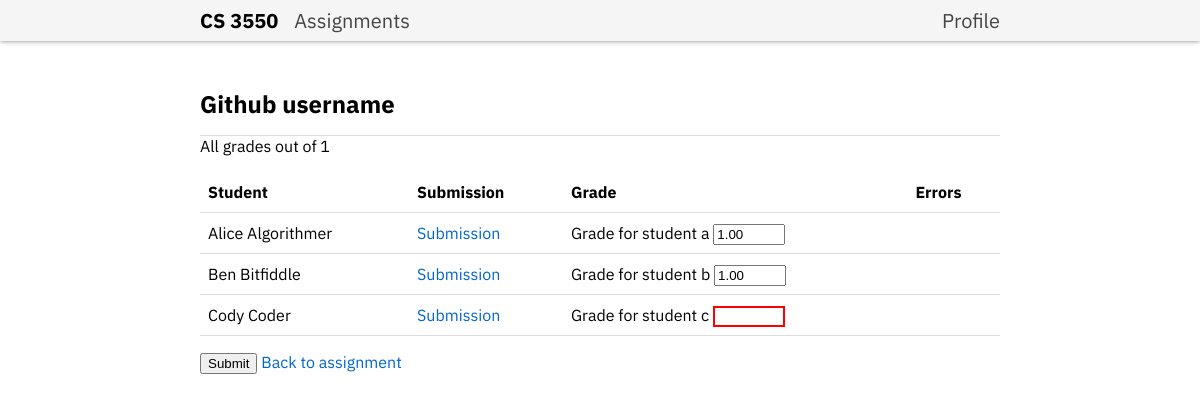
The page /1/submissions/ (signed in) on the database its author committed.
### grades/models.py (models this page shows, shortened)
class Assignment(models.Model):
    title = models.CharField(max_length=200)
    description = models.TextField()
    deadline = models.DateTimeField()
    weight = models.IntegerField()
    points = models.IntegerField()

class Submission(models.Model):
    assignment = models.ForeignKey(
        Assignment,
        on_delete=models.CASCADE
    )
    author = models.ForeignKey(
        User,
        on_delete=models.CASCADE,
        related_name='submission_set'
    )
    grader = models.ForeignKey(
        User,
        on_delete=models.SET_NULL,
        null=True,
        blank=True,
        related_name='graded_set'
    )
    file = models.FileField(upload_to='submissions/')
    score = models.DecimalField(
        max_digits=5,
        decimal_places=2,
        null=True,
        blank=True
    )

### grades/views.py (the view, shortened to what this page needs)
# urls.py: path('<int:assignment_id>/submissions/', views.submissions, name='submissions'),
@login_required
def submissions(request, assignment_id):
    user = request.user
    is_admin = user.is_superuser
    if not (is_ta(user) or is_admin):
        raise PermissionDenied("Only TAs can access the submissions page")
    assignment = get_object_or_404(models.Assignment, id=assignment_id)
    if is_admin:
        submissions = assignment.submission_set.all().order_by('author__username')
    else:
        submissions = assignment.submission_set.filter(
            grader=user
        ).order_by('author__username')
    errors = {}  # Dictionary to store errors for each submission
    general_errors = []  # List for errors with invalid submission IDs
    return render(request, "submissions.html", {
        'title': f'{assignment.title} - CS 3550',
        'assignment': assignment,
        'submissions': submissions,
        'general_errors': general_errors,
        'user': user,
        'is_admin': is_admin
    })

### grades/views.py (called while the page is built)
def is_ta(user):
    return user.groups.filter(name="Teaching Assistants").exists()

### grades/templates/submissions.html (shortened to what this page needs)
{% include "header.html" with title="Submissions Page" %}
<main>
  <h1>{{ assignment.title }}</h1>
  <p>All grades out of {{ assignment.points }}</p>
  <form action="/{{ assignment.id }}/submissions/" method="post">
    <table>
      <thead>
        <tr>
          <th>Student</th>
          <th>Submission</th>
          <th>Grade</th>
          <th>Errors</th>
        </tr>
      </thead>
      <tbody>
        {% for submission in submissions %}
        <tr>
          <td>{{ submission.author.get_full_name }}</td>
          <td><a href="{{ submission.file.url }}" title="View submission from student {{ submission.author.username }}">Submission</a></td>
          <td>
            <label for="grade-{{ submission.author.username }}" class="sr-only">Grade for student {{ submission.author.username }}</label>
            <input type="number"
                   min="0"
                   max="{{ assignment.points }}"
                   step="0.01"
                   id="grade-{{ submission.author.username }}"
                   name="grade-{{ submission.id }}"
                   value="{{ submission.score|default_if_none:'' }}"
                   required>
          </td>
          <td>
          </td>
        </tr>
        {% endfor %}
      </tbody>
    </table>
    <button type="submit">Submit</button>
    <a href="/{{ assignment.id }}/">Back to assignment</a>
  </form>
</main>

### static/main.css (style rules this page uses)
main { max-width: 50rem; margin: 3rem auto 0; padding: 0 1rem; }
main h1 { font-size: 1.5rem; margin: 0; padding-bottom: 1rem; border-bottom: 1px solid #ddd; }
main h1 + p { margin-top: 0; }
table { width: 100%; line-height: 1.5; margin: 1rem 0; border-collapse: collapse; }
th, td { padding: 0.5rem; text-align: left; border-bottom: 1px solid #ddd; }
a { color: #0066cc; text-decoration: none; }
main p, main ul { margin: 1rem 0; }
input:invalid { border: 2px solid red !important; }

### rows shown on the page
Assignment: title "Github username", points "1"
Submission: author.get_full_name "Alice Algorithmer", author.username "a", score "1.00"
Submission: author.get_full_name "Ben Bitfiddle", author.username "b", score "1.00"
Submission: author.get_full_name "Cody Coder", author.username "c"
